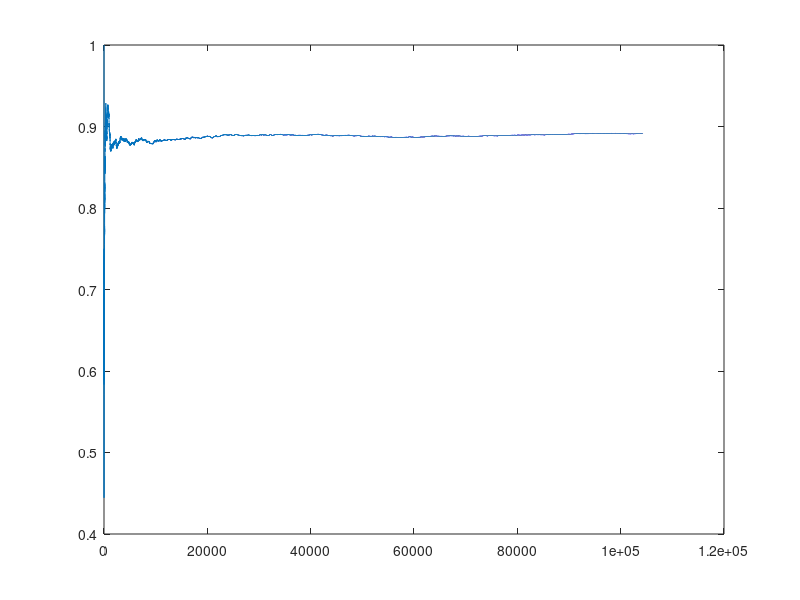

MATLAB code to generate this figure:
% Rafael Morgado, 104277, P2

% 1.
nmec = 104277;
k = 2+rem(nmec,3);
% k=2

% 2.1 c)

% 2.2
n = 10000;
x = 2*rand(1,n);
y = rand(1,n);
count = 0;

for i=1:n
    if y(i)<cos((pi*x(i))/2) && y(i)>=1/2
        count = count+1;
    end
end

P = count/n;

% P(A) = 0.1127

% 3.
D = ceil(3*rand(k,nmec));

minD = min(D);
maxD = max(D);
X = maxD-minD;

minx = min(X);
maxx = max(X);

% A gama de valores de D(k) está entre 0 e 2

% 4.
e = [minx:maxx+1]-0.5;    
H = histc(X,e);        

nBins = 3;       
bin = [minx:maxx];        

bar(bin(1:nBins),H(1:nBins));    
xlabel('diferença do número de pintas');

% 5.
media = zeros(1,nmec);

for i = 1:nmec
    media(i) = mean(X(1:i));
end

plot(0:nmec-1,media);

% 6.
D1 = ceil(3*rand(k+1,nmec));

minD1 = min(D1);
maxD1 = max(D1);
X1=maxD1-minD1;

Dmax = max(X1); 
% Dmax(k+1) = 2 

count1 = 0;
for i = 1:nmec
    if X1(i) == 2
        count1 = count1+1;
    end
end

PD1 = count1/nmec;
PD = 1;
Pr=PD1/PD;

%Pr é igual a 0.4468
